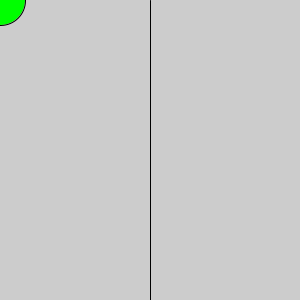
Frame 1 (no input)
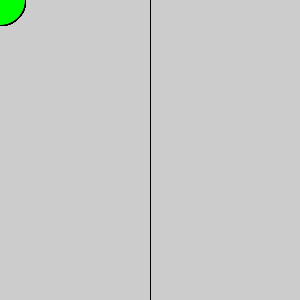
Frame 60 (the mouse pressed at the canvas centre just before this capture)
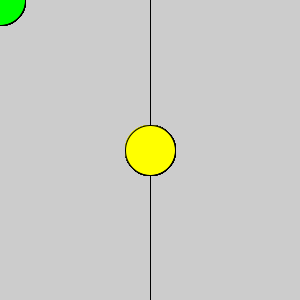
Frame 120 (the mouse held since frame 60 and released just before this capture)

The Processing sketch that drew these frames (run headless with seeded random() and noise(); from frame 60 on, the mouse is pressed at the canvas centre):

// Processing sketch: condicionalSimple_4b
// ── condicionalSimple_4b.pde
boolean bMayor;
color miColor;

void setup() {
  size(300, 300); 
  miColor= color(0, 0, 0);
}

void draw() {
  line(width/2, 0, width/2, height);

  if (mousePressed) {
    if (mouseX>width/2) {
      miColor = color(0, 0, 255);//azul
    } else {
      miColor = color(255, 255, 0); //amarillo
    }
  } else if (mouseX>width/2) {
    miColor = color(255, 0, 0);//rojo
  } else {
    miColor=color(0, 255, 0);//verde
  }



  fill(miColor);
  ellipse(mouseX, mouseY, 50, 50);
}
